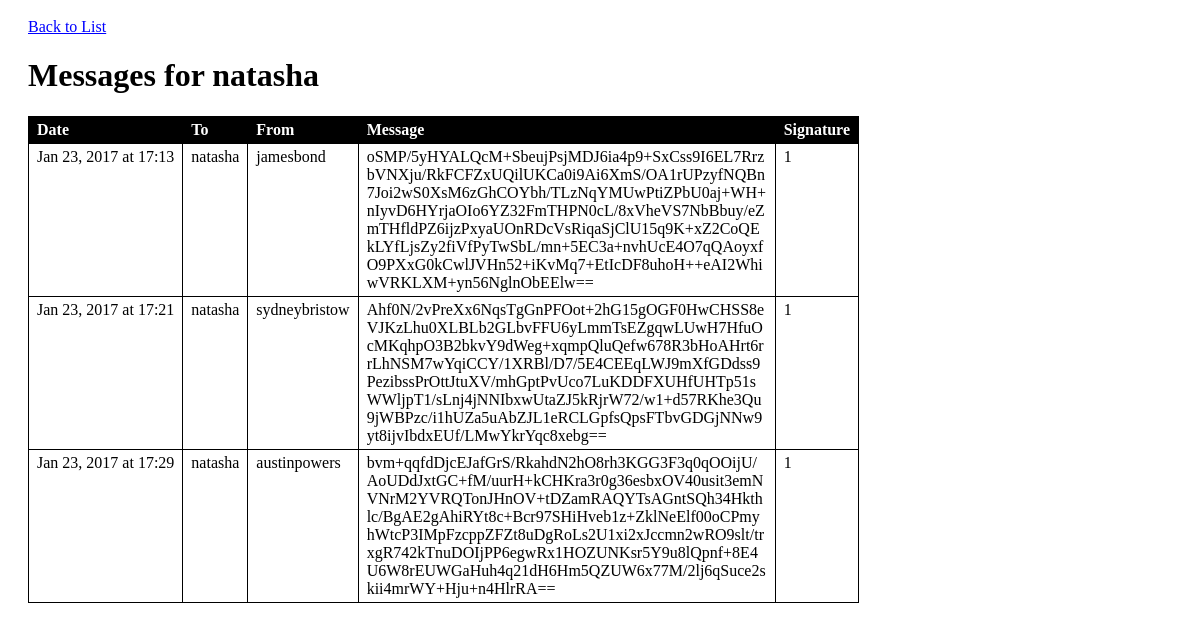
/apex/public/agents/messages.php?id=3, run on the app's committed database.
### tables this page shows
CREATE TABLE `agents` (
  `id` int(11) NOT NULL,
  `codename` varchar(255) DEFAULT NULL,
  `public_key` text,
  `private_key` text
);

CREATE TABLE `messages` (
  `id` int(11) NOT NULL,
  `sender_id` int(11) DEFAULT NULL,
  `recipient_id` int(11) DEFAULT NULL,
  `cipher_text` text,
  `signature` text,
  `created_at` datetime DEFAULT NULL
);

### apex/private/functions.php (called while the page is built, shortened)
<?php
  function h($string="") {
    return htmlspecialchars($string);
  }
  function url_for($script_path) {
    return DOC_ROOT . $script_path;
  }
?>

### apex/private/query_functions.php (called while the page is built, shortened)
<?php
  function find_agent_by_id($id=0) {
    global $db;
    $sql = "SELECT * FROM agents ";
    $sql .= "WHERE id='" . $id . "';";
    $result = db_query($db, $sql);
    return $result;
  }
  function find_messages_for($recipient_id) {
    global $db;
    $sql = "SELECT * FROM messages ";
    $sql .= "WHERE recipient_id = '" . db_escape($db, $recipient_id) . "' ";
    $sql .= "ORDER BY created_at ASC;";
    $result = db_query($db, $sql);
    return $result;
  }
?>

### apex/private/database.php (called while the page is built, shortened)
<?php
  function db_query($connection, $sql) {
    $result_set = mysqli_query($connection, $sql);
    return $result_set;
  }
  function db_fetch_assoc($result_set) {
    return mysqli_fetch_assoc($result_set);
  }
  function db_escape($connection, $string) {
    return mysqli_real_escape_string($connection, $string);
  }
?>

### apex/private/crypto_functions.php (called while the page is built, shortened)
<?php
function verify_signature($data, $signature, $public_key) {
  $raw_signature = base64_decode($signature);
  $result = openssl_verify($data, $raw_signature, $public_key);
  return $result;
}
?>

### apex/public/agents/messages.php (the view, shortened to what this page needs)
<?php
  require_once('../../private/initialize.php');
  $id = $_GET['id'];
  $agent_result = find_agent_by_id($id);
  $agent = db_fetch_assoc($agent_result);
  $message_result = find_messages_for($agent['id']);
?>
<!doctype html>
<html lang="en">
  <head>
    <link rel="stylesheet" media="all" href="<?php echo DOC_ROOT . '/includes/styles.css'; ?>" />
  </head>
  <body>
    <a href="<?php echo url_for('/agents/index.php') ?>">Back to List</a>
    <br/>
    <h1>Messages for <?php echo h($agent['codename']); ?></h1>
    <table>
      <tr>
        <th>Date</th>
        <th>To</th>
        <th>From</th>
        <th>Message</th>
        <th>Signature</th>
      </tr>
      <?php while($message = db_fetch_assoc($message_result)) { ?>
        <?php
          $created_at = strtotime($message['created_at']);
            $sender_result = find_agent_by_id($message['sender_id']);
  			$sender = db_fetch_assoc($sender_result);
  			if($current_user['id'] == $agent['id']){
  			  	$message_text = pkey_decrypt($message['cipher_text'], $agent['private_key']);
  			}
  			else{
  				$message_text = $message['cipher_text'];
  			}
  			$validity_text = verify_signature($message['cipher_text'],$message['signature'], $sender['public_key']);
        ?>
        <tr>
          <td><?php echo h(strftime('%b %d, %Y at %H:%M', $created_at)); ?></td>
          <td><?php echo h($agent['codename']); ?></td>
          <td><?php echo h($sender['codename']); ?></td>
          <td class="message"><?php echo h($message_text); ?></td>
          <td class="message"><?php echo h($validity_text); ?></td>
        </tr>
      <?php } ?>
    </table>
  </body>
</html>

### apex/public/includes/styles.css (style rules this page uses)
body { padding: 10px 20px; }
a, a:visited { color: blue; }
table { border-collapse: collapse; min-width: 600px; }
table tr th { border: 1px solid black; color: white; background: black; text-align: left; padding: 0.25em 0.5em; }
table tr td { border: 1px solid black; vertical-align: top; padding: 0.25em 0.5em; }
td.message { max-width: 400px; word-wrap: break-word; }

### data on the page
agents: codename "natasha"
messages: created_at "Jan 23, 2017 at 17:13", agents.codename "jamesbond", cipher_text "oSMP/5yHYALQcM+SbeujPsjMDJ6ia4p9+SxCss9I6EL7RrzbVNXju/RkFCFZxUQilUKCa0i9Ai6XmS/OA1rUPzyfNQBn7Joi2wS0XsM6zGhCOYbh/TLzNqYMUwPtiZPbU0aj+WH+nIyvD6HYrjaOIo6YZ32FmTHPN0cL/8xVheVS7NbBbuy/eZmTHfldPZ6ijzPxyaUOnRDcVsRiqaSjClU15q9K+xZ2CoQEkLYfLjsZy2fiVfPyTwSbL/mn+5EC3a+nvhUcE4O7qQAoyxfO9PXxG0kCwlJVHn52+iKvMq7+EtIcDF8uhoH++eAI2WhiwVRKLXM+yn56NglnObEElw==", validity_text "1"
messages: created_at "Jan 23, 2017 at 17:21", agents.codename "sydneybristow", cipher_text "Ahf0N/2vPreXx6NqsTgGnPFOot+2hG15gOGF0HwCHSS8eVJKzLhu0XLBLb2GLbvFFU6yLmmTsEZgqwLUwH7HfuOcMKqhpO3B2bkvY9dWeg+xqmpQluQefw678R3bHoAHrt6rrLhNSM7wYqiCCY/1XRBl/D7/5E4CEEqLWJ9mXfGDdss9PezibssPrOttJtuXV/mhGptPvUco7LuKDDFXUHfUHTp51sWWljpT1/sLnj4jNNIbxwUtaZJ5kRjrW72/w1+d57RKhe3Qu9jWBPzc/i1hUZa5uAbZJL1eRCLGpfsQpsFTbvGDGjNNw9yt8ijvIbdxEUf/LMwYkrYqc8xebg==", validity_text "1"
messages: created_at "Jan 23, 2017 at 17:29", agents.codename "austinpowers", cipher_text "bvm+qqfdDjcEJafGrS/RkahdN2hO8rh3KGG3F3q0qOOijU/AoUDdJxtGC+fM/uurH+kCHKra3r0g36esbxOV40usit3emNVNrM2YVRQTonJHnOV+tDZamRAQYTsAGntSQh34Hkthlc/BgAE2gAhiRYt8c+Bcr97SHiHveb1z+ZklNeElf00oCPmyhWtcP3IMpFzcppZFZt8uDgRoLs2U1xi2xJccmn2wRO9slt/trxgR742kTnuDOIjPP6egwRx1HOZUNKsr5Y9u8lQpnf+8E4U6W8rEUWGaHuh4q21dH6Hm5QZUW6x77M/2lj6qSuce2skii4mrWY+Hju+n4HlrRA==", validity_text "1"
